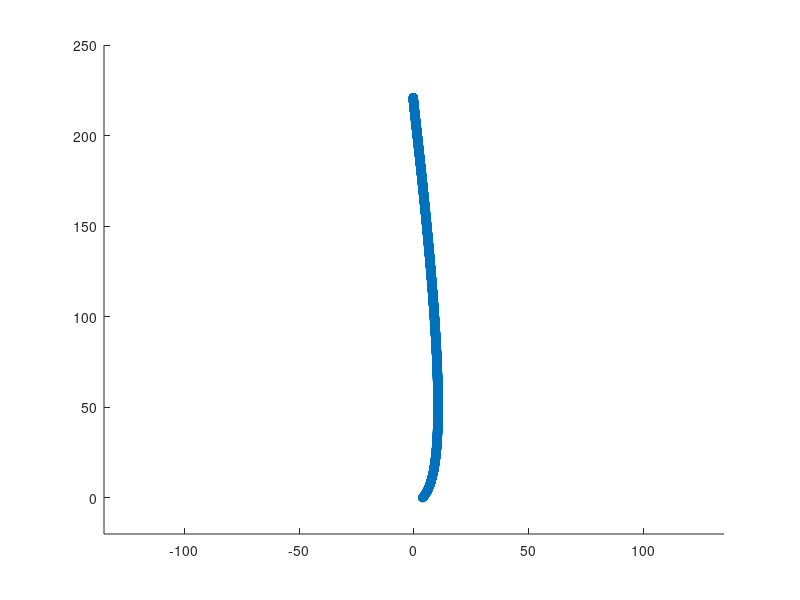

Write the MATLAB code that produced this figure.
%CO03
%Rocket Science
%4.1 Part 2
%Stationary Moon
%Improved Euler Method
%Fotios Ioannis Giasemis

x=3.7;y=0; deltat=10;
theta=(51.5/180)*pi; v=0.0066;
vx=v*cos(theta); vy=v*sin(theta);
G=9.63e-7; Me=83.3; Mm=1; Rm=1; Re=3.7;
xe=0; ye=0; xm=0; ym=222;
t=0;

i=1;

while 1<((x-xm)^2+(y-ym)^2) & t<10e6

    X(1,i)=x;
    Y(1,i)=y;
    
    ax=-G*Me*(x)/(sqrt(x^2+y^2))^3-G*Mm*(x-xm)/(sqrt((x-xm)^2+(y-ym)^2))^3;
    ay=-G*Me*(y)/(sqrt(x^2+y^2))^3-G*Mm*(y-ym)/(sqrt((x-xm)^2+(y-ym)^2))^3;
    
% Improving the Euler Method
   

   % Euler Method
   % vx=vx+deltat*ax;
   % vy=vy+deltat*ay;
    
   % x=x+deltat*vx;
   % y=y+deltat*vy;
   % t=t+deltat;
   

   xP=x+deltat*vx;
   yP=y+deltat*vy;
   
   axP=-G*Me*(xP)/(sqrt(xP^2+yP^2))^3-G*Mm*(xP-xm)/(sqrt((xP-xm)^2+(yP-ym)^2))^3;
   ayP=-G*Me*(yP)/(sqrt(xP^2+yP^2))^3-G*Mm*(yP-ym)/(sqrt((xP-xm)^2+(yP-ym)^2))^3;
   
   
   vxP=vx+deltat*(ax+axP)/2;
   vyP=vy+deltat*(ay+ayP)/2;
   
   x=x+deltat*(vx+vxP)/2;
   y=y+deltat*(vy+vyP)/2;
   
   vx=vxP;
   vy=vyP;

   t=t+deltat;
   
    i=i+1;
end

 scatter(X,Y)
 axis([-135 135 -20 250])
 
 %Did the rocket reach the moon?
 if 1>((x-xm)^2+(y-ym)^2)
     display('The rocket reached the moon')
 else
         display('The rocket did not reach the moon')
 end
 
 % Clear Workspace
 clear all;
